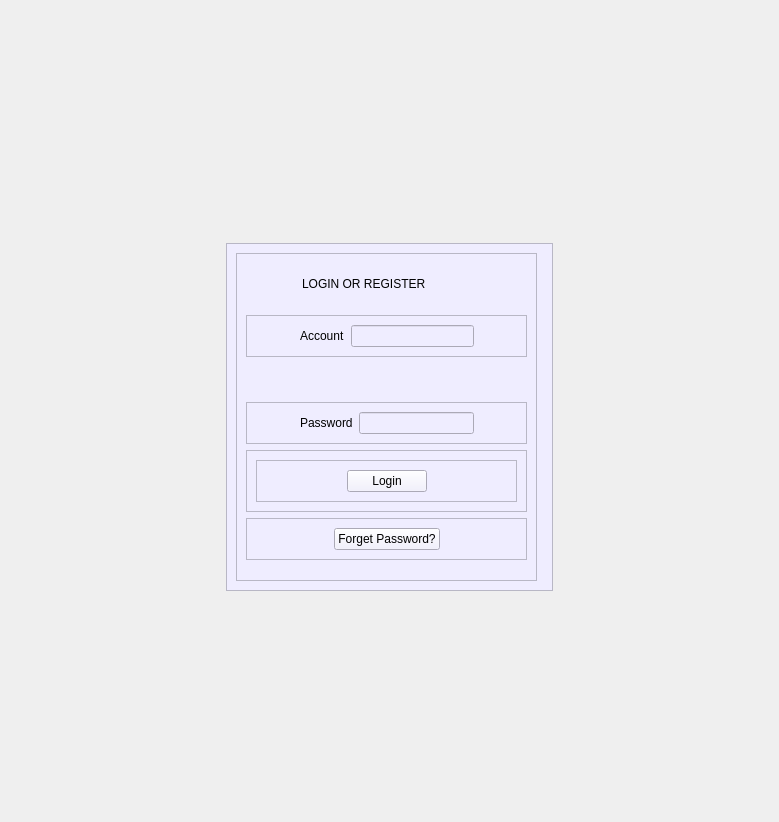
<?xml version="1.0" encoding="UTF-8"?>
<ui version="4.0">
 <class>login</class>
 <widget class="QWidget" name="login">
  <property name="geometry">
   <rect>
    <x>0</x>
    <y>0</y>
    <width>779</width>
    <height>822</height>
   </rect>
  </property>
  <property name="font">
   <font>
    <family>Agency FB</family>
    <bold>true</bold>
   </font>
  </property>
  <property name="windowTitle">
   <string>LOGIN OR REGISTER</string>
  </property>
  <layout class="QGridLayout" name="gridLayout_2">
   <item row="0" column="1">
    <spacer name="verticalSpacer_7">
     <property name="orientation">
      <enum>Qt::Vertical</enum>
     </property>
     <property name="sizeHint" stdset="0">
      <size>
       <width>20</width>
       <height>240</height>
      </size>
     </property>
    </spacer>
   </item>
   <item row="1" column="0">
    <spacer name="horizontalSpacer_9">
     <property name="orientation">
      <enum>Qt::Horizontal</enum>
     </property>
     <property name="sizeHint" stdset="0">
      <size>
       <width>195</width>
       <height>20</height>
      </size>
     </property>
    </spacer>
   </item>
   <item row="1" column="1">
    <widget class="QFrame" name="frame_4">
     <property name="styleSheet">
      <string notr="true">background-color: rgb(255, 255, 127);
background-color: rgb(239, 237, 255);</string>
     </property>
     <property name="frameShape">
      <enum>QFrame::StyledPanel</enum>
     </property>
     <property name="frameShadow">
      <enum>QFrame::Raised</enum>
     </property>
     <layout class="QHBoxLayout" name="horizontalLayout_5">
      <item>
       <widget class="QFrame" name="frame">
        <property name="frameShape">
         <enum>QFrame::StyledPanel</enum>
        </property>
        <property name="frameShadow">
         <enum>QFrame::Raised</enum>
        </property>
        <layout class="QGridLayout" name="gridLayout">
         <item row="0" column="0">
          <spacer name="verticalSpacer_3">
           <property name="orientation">
            <enum>Qt::Vertical</enum>
           </property>
           <property name="sizeHint" stdset="0">
            <size>
             <width>17</width>
             <height>13</height>
            </size>
           </property>
          </spacer>
         </item>
         <item row="1" column="0">
          <layout class="QHBoxLayout" name="horizontalLayout" stretch="1,3,1">
           <item>
            <spacer name="horizontalSpacer">
             <property name="orientation">
              <enum>Qt::Horizontal</enum>
             </property>
             <property name="sizeHint" stdset="0">
              <size>
               <width>40</width>
               <height>20</height>
              </size>
             </property>
            </spacer>
           </item>
           <item>
            <widget class="QLabel" name="label">
             <property name="styleSheet">
              <string notr="true">font: 14pt &quot;Microsoft YaHei UI&quot;;</string>
             </property>
             <property name="text">
              <string>LOGIN OR REGISTER</string>
             </property>
            </widget>
           </item>
           <item>
            <spacer name="horizontalSpacer_2">
             <property name="orientation">
              <enum>Qt::Horizontal</enum>
             </property>
             <property name="sizeHint" stdset="0">
              <size>
               <width>40</width>
               <height>20</height>
              </size>
             </property>
            </spacer>
           </item>
          </layout>
         </item>
         <item row="2" column="0">
          <spacer name="verticalSpacer_2">
           <property name="orientation">
            <enum>Qt::Vertical</enum>
           </property>
           <property name="sizeHint" stdset="0">
            <size>
             <width>17</width>
             <height>17</height>
            </size>
           </property>
          </spacer>
         </item>
         <item row="3" column="0">
          <widget class="QFrame" name="frame_2">
           <property name="frameShape">
            <enum>QFrame::StyledPanel</enum>
           </property>
           <property name="frameShadow">
            <enum>QFrame::Raised</enum>
           </property>
           <layout class="QHBoxLayout" name="horizontalLayout_3" stretch="1,4,1">
            <item>
             <spacer name="horizontalSpacer_3">
              <property name="orientation">
               <enum>Qt::Horizontal</enum>
              </property>
              <property name="sizeHint" stdset="0">
               <size>
                <width>51</width>
                <height>20</height>
               </size>
              </property>
             </spacer>
            </item>
            <item>
             <layout class="QHBoxLayout" name="horizontalLayout_2" stretch="2,8">
              <item>
               <widget class="QLabel" name="label_2">
                <property name="text">
                 <string>Account</string>
                </property>
               </widget>
              </item>
              <item>
               <widget class="QLineEdit" name="login_account"/>
              </item>
             </layout>
            </item>
            <item>
             <spacer name="horizontalSpacer_4">
              <property name="orientation">
               <enum>Qt::Horizontal</enum>
              </property>
              <property name="sizeHint" stdset="0">
               <size>
                <width>51</width>
                <height>20</height>
               </size>
              </property>
             </spacer>
            </item>
           </layout>
          </widget>
         </item>
         <item row="4" column="0">
          <spacer name="verticalSpacer">
           <property name="orientation">
            <enum>Qt::Vertical</enum>
           </property>
           <property name="sizeHint" stdset="0">
            <size>
             <width>20</width>
             <height>40</height>
            </size>
           </property>
          </spacer>
         </item>
         <item row="5" column="0">
          <widget class="QFrame" name="frame_6">
           <property name="frameShape">
            <enum>QFrame::StyledPanel</enum>
           </property>
           <property name="frameShadow">
            <enum>QFrame::Raised</enum>
           </property>
           <layout class="QHBoxLayout" name="horizontalLayout_10" stretch="1,4,1">
            <item>
             <spacer name="horizontalSpacer_17">
              <property name="orientation">
               <enum>Qt::Horizontal</enum>
              </property>
              <property name="sizeHint" stdset="0">
               <size>
                <width>35</width>
                <height>20</height>
               </size>
              </property>
             </spacer>
            </item>
            <item>
             <layout class="QHBoxLayout" name="horizontalLayout_14" stretch="1,8">
              <item>
               <widget class="QLabel" name="label_9">
                <property name="text">
                 <string>Password</string>
                </property>
               </widget>
              </item>
              <item>
               <widget class="QLineEdit" name="login_password"/>
              </item>
             </layout>
            </item>
            <item>
             <spacer name="horizontalSpacer_18">
              <property name="orientation">
               <enum>Qt::Horizontal</enum>
              </property>
              <property name="sizeHint" stdset="0">
               <size>
                <width>35</width>
                <height>20</height>
               </size>
              </property>
             </spacer>
            </item>
           </layout>
          </widget>
         </item>
         <item row="6" column="0">
          <widget class="QFrame" name="frame_11">
           <property name="frameShape">
            <enum>QFrame::StyledPanel</enum>
           </property>
           <property name="frameShadow">
            <enum>QFrame::Raised</enum>
           </property>
           <layout class="QHBoxLayout" name="horizontalLayout_17" stretch="1">
            <item>
             <widget class="QFrame" name="frame_9">
              <property name="frameShape">
               <enum>QFrame::StyledPanel</enum>
              </property>
              <property name="frameShadow">
               <enum>QFrame::Raised</enum>
              </property>
              <layout class="QHBoxLayout" name="horizontalLayout_15" stretch="1,0,1">
               <item>
                <spacer name="horizontalSpacer_19">
                 <property name="orientation">
                  <enum>Qt::Horizontal</enum>
                 </property>
                 <property name="sizeHint" stdset="0">
                  <size>
                   <width>33</width>
                   <height>20</height>
                  </size>
                 </property>
                </spacer>
               </item>
               <item>
                <widget class="QPushButton" name="pushButton_3">
                 <property name="text">
                  <string>Login</string>
                 </property>
                 <property name="iconSize">
                  <size>
                   <width>20</width>
                   <height>20</height>
                  </size>
                 </property>
                </widget>
               </item>
               <item>
                <spacer name="horizontalSpacer_20">
                 <property name="orientation">
                  <enum>Qt::Horizontal</enum>
                 </property>
                 <property name="sizeHint" stdset="0">
                  <size>
                   <width>32</width>
                   <height>20</height>
                  </size>
                 </property>
                </spacer>
               </item>
              </layout>
             </widget>
            </item>
           </layout>
          </widget>
         </item>
         <item row="7" column="0">
          <widget class="QFrame" name="frame_12">
           <property name="frameShape">
            <enum>QFrame::StyledPanel</enum>
           </property>
           <property name="frameShadow">
            <enum>QFrame::Raised</enum>
           </property>
           <layout class="QHBoxLayout" name="horizontalLayout_4">
            <item>
             <spacer name="horizontalSpacer_22">
              <property name="orientation">
               <enum>Qt::Horizontal</enum>
              </property>
              <property name="sizeHint" stdset="0">
               <size>
                <width>40</width>
                <height>20</height>
               </size>
              </property>
             </spacer>
            </item>
            <item>
             <widget class="QPushButton" name="pushButton">
              <property name="text">
               <string>Forget Password?</string>
              </property>
             </widget>
            </item>
            <item>
             <spacer name="horizontalSpacer_23">
              <property name="orientation">
               <enum>Qt::Horizontal</enum>
              </property>
              <property name="sizeHint" stdset="0">
               <size>
                <width>40</width>
                <height>20</height>
               </size>
              </property>
             </spacer>
            </item>
           </layout>
          </widget>
         </item>
         <item row="8" column="0">
          <spacer name="verticalSpacer_4">
           <property name="orientation">
            <enum>Qt::Vertical</enum>
           </property>
           <property name="sizeHint" stdset="0">
            <size>
             <width>13</width>
             <height>13</height>
            </size>
           </property>
          </spacer>
         </item>
        </layout>
       </widget>
      </item>
      <item>
       <widget class="QFrame" name="frame_3">
        <property name="frameShape">
         <enum>QFrame::StyledPanel</enum>
        </property>
        <property name="frameShadow">
         <enum>QFrame::Raised</enum>
        </property>
       </widget>
      </item>
     </layout>
    </widget>
   </item>
   <item row="1" column="2">
    <spacer name="horizontalSpacer_5">
     <property name="orientation">
      <enum>Qt::Horizontal</enum>
     </property>
     <property name="sizeHint" stdset="0">
      <size>
       <width>177</width>
       <height>20</height>
      </size>
     </property>
    </spacer>
   </item>
   <item row="2" column="1">
    <spacer name="verticalSpacer_6">
     <property name="orientation">
      <enum>Qt::Vertical</enum>
     </property>
     <property name="sizeHint" stdset="0">
      <size>
       <width>20</width>
       <height>228</height>
      </size>
     </property>
    </spacer>
   </item>
  </layout>
 </widget>
 <resources/>
 <connections/>
</ui>
